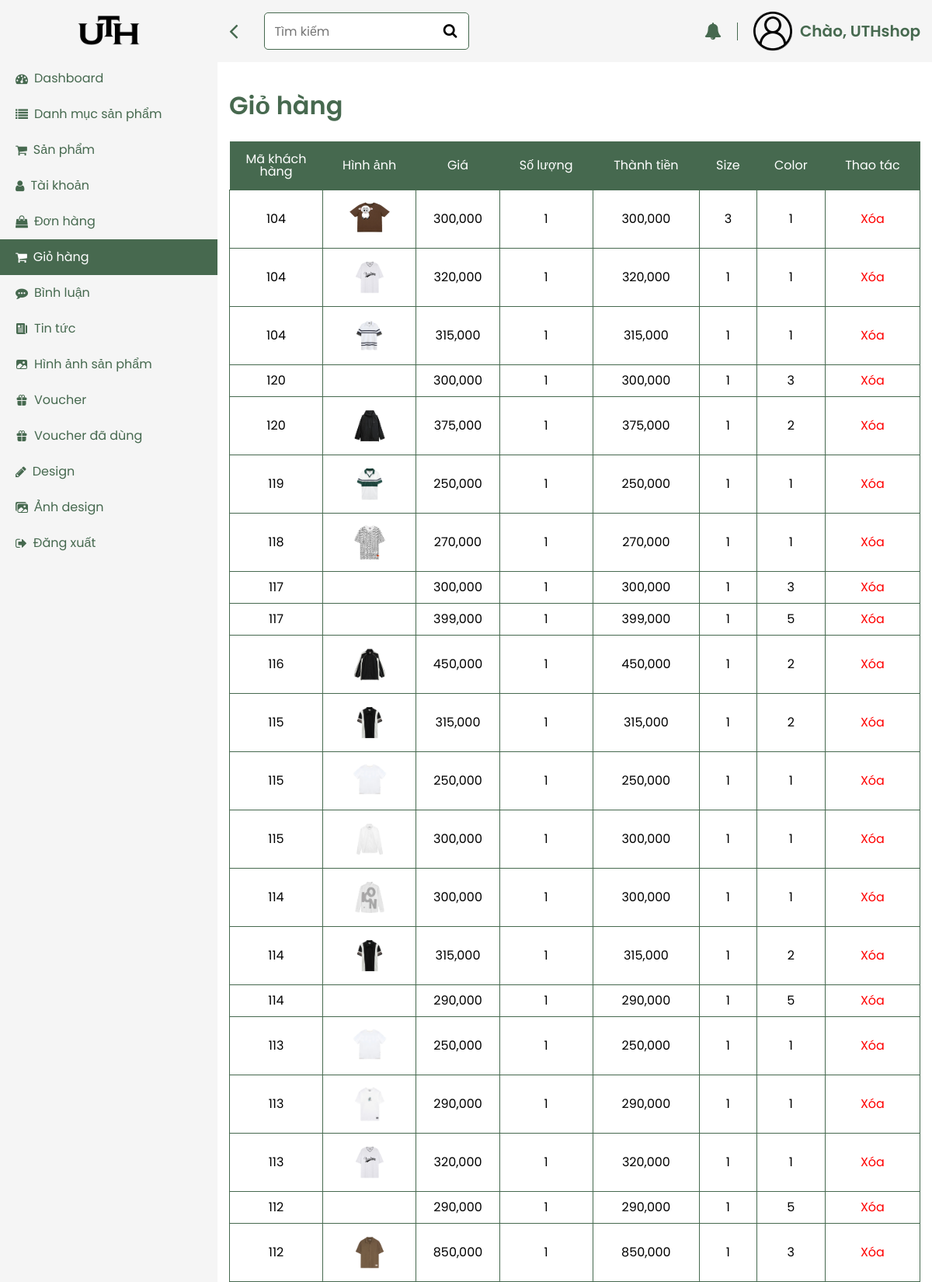
Page /view/admin/index.php?pg=cart (signed in, upper part) on the committed database.
### tables this page shows
CREATE TABLE `cart` (
  `id` int(10) NOT NULL,
  `id_user` int(6) NOT NULL,
  `id_donhang` int(5) NOT NULL DEFAULT 1,
  `id_product` int(5) NOT NULL,
  `soluong` int(6) NOT NULL,
  `price` double(10,2) NOT NULL,
  `thanhtien` double(10,2) NOT NULL,
  `img` varchar(100) NOT NULL,
  `id_size` int(3) NOT NULL,
  `id_color` int(3) NOT NULL,
  `product_design` tinyint(1) NOT NULL DEFAULT 0,
  `id_product_design` int(8) NOT NULL
);

### model/connectdb.php (called while the page is built, shortened)
<?php
function pdo_get_connection(){
   $dburl = "mysql:host=localhost;dbname=zstyle;charset=utf8";
   $username = 'root';
   $password = '';
   $conn = new PDO($dburl, $username, $password);
   $conn->setAttribute(PDO::ATTR_ERRMODE, PDO::ERRMODE_EXCEPTION);
   return $conn;
}
function pdo_query($sql){
   $sql_args = array_slice(func_get_args(), 1);
   try{
       $conn = pdo_get_connection();
       $stmt = $conn->prepare($sql);
       $stmt->execute($sql_args);
       $rows = $stmt->fetchAll();
       return $rows;
   }
   catch(PDOException $e){
       throw $e;
   }
   finally{
       unset($conn);
   }
}
?>

### model/cart.php (called while the page is built, shortened)
<?php
     function getcarttable($limit = 100000){
        $sql = "SELECT * FROM cart ORDER BY id DESC limit " . $limit;
        return pdo_query($sql);
    }
?>

### view/admin/cart.php (the view, shortened to what this page needs)
<?php
$html_cart = '';
foreach ($cart as $item) {
    extract($item);
    if (check_img_admin($img) == '') {
        $img = check_img_admin('user.webp');
    } else {
        $img = check_img_admin($img);
    }
    $html_cart .= '<tr>
        <td>' . $id_user . '</td>
        <td >' . $img . '</td>
        <td>' . number_format($price, 0, '.', ',') . '</td>
        <td>' . $soluong . '</td>
        <td>' . number_format($thanhtien, 0, '.', ',') . '</td>
        <td>' . $id_size . '</td>
        <td>' . $id_color . '</td>
        <td>
            <a href="index.php?pg=delcart&id=' . $id . '" class="del" style="padding: 0px">Xóa</a>
        </td>
        </tr>';
    $img = '';
    $price = '';
    $soluong = '';
    $thanhtien = '';
    $img = 'user.webp';
}
?>
<div class="main">
        <div class="header-main">
          <div class="header-left">
            <div class="header-bar">
              <i class="fa fa-angle-left icon-bar" aria-hidden="true"></i>
            </div>
            <form action="index.php?pg=cart" method="post" class="header-form">
              <div class="header-input">
                <input name="keywordcart" type="text" placeholder="Tìm kiếm " />
                <div class="header-input-icon">
                  <button name="searchcart"><i class="fa fa-search" aria-hidden="true"></i></button>
                </div>
              </div>
            </form>
          </div>
          <div class="header-right">
            <div class="header-bell">
              <i class="fa fa-bell" aria-hidden="true"></i>
            </div>
            <div class="header-auth">
              <div class="header-avatar">
                <img src="../layout/assets/images/avatar.png" alt="" />
              </div>
              <div class="header-name">Chào, UTHshop</div>
            </div>
          </div>
        </div>
        <div class="dashboard">
          <div class="container">
<div class="dashboard-content"
    data-tab="6">
    <div class="dashboard-heading">
        <h2 class="title-primary">Giỏ
            hàng</h2>
    </div>
    <table class="product">
        <thead>
            <tr>
                <th>Mã khách hàng</th>
                <th>Hình ảnh</th>
                <th>Giá</th>
                <th>Số lượng</th>
                <th>Thành tiền</th>
                <th>Size</th>
                <th>Color</th>
                <th>Thao tác</th>
            </tr>
        </thead>
        <tbody>
            <?= $html_cart; ?>
        </tbody>
    </table>
</div>

### model/product.php (shortened to what this page needs)
<?php
   function check_img_admin($img){
      if(is_array($img)){
         $html_img='';
         foreach ($img as $item) {
            $hinh=PATH_IMG_ADMIN.$item;
            if(is_file($hinh)){
               $html_img.= '<img src="'.$hinh.'">';
            }else{
               $html_img.= '';
            }
         }
         return $html_img;
      }else{
         $hinh=PATH_IMG_ADMIN.$img;
         if(is_file($hinh)){
            return '<img src="'.$hinh.'">';
         }else{
            return '';
         }
      }
   }
?>

### view/layout/assets/css/admin.css (style rules this page uses)
*, *:before, *:after { box-sizing: border-box; }
* { margin: 0; padding: 0; font: inherit; list-style: none; text-decoration: none; }
:root { --primary-color: #47694f; --white: #ffffff; --bg: #799881; --font: "Poppins", sans-serif; --black: #000; --text-heading: #46694f; --bg-footer: #222222; --red: #f00; --hover: #80b885; }
img, picture, svg, video { display: block; max-width: 100%; }
input, select, textarea { background-color: transparent; outline: none; }
button { cursor: pointer; background-color: transparent; outline: none; border: 0; }
body { min-height: 100vh; font-weight: 400; font-size: 16px; line-height: 1; font-family: var(--font); font-size: 16px; }
.container { max-width: 1330px; margin: 0 auto; padding: 0 15px; }
.header-main { display: flex; justify-content: space-between; align-items: center; }
.header-left { display: flex; justify-content: space-between; align-items: center; gap: 34px; }
.header-form { margin-right: 180px; width: 280px; padding-right: 16px; }
.header-input { position: relative; }
.header-input input { width: 100%; height: 48px; border-radius: 5px; border: 1px solid #46694f; padding: 6px 48px 6px 12px; background-color: var(--white); }
.header-input-icon { position: absolute; right: 0; top: 0; padding-right: 16px; font-size: 19px; line-height: 48px; }
.header-bar { cursor: pointer; font-size: 32px; color: var(--text-heading); }
.header-right { display: flex; justify-content: space-between; align-items: center; gap: 20px; }
.header-bell { color: var(--text-heading); padding-right: 20px; font-size: 22px; border-right: 1px solid var(--text-heading); }
.header-auth { display: flex; gap: 10px; align-items: center; }
.header-name { color: var(--text-heading); font-size: 20px; font-weight: 600; }
.dashboard { position: relative; padding: 40px 0; }
.main { position: absolute; width: calc(100% - 280px); left: 280px; min-height: 100vh; transition: 0.2s linear; }
.header-main { background-color: #f5f5f5; padding: 15px; }
.dashboard-content { min-height: 100vh; }
.dashboard-heading { display: flex; justify-content: space-between; align-items: center; }
.title-primary { font-size: 32px; color: var(--primary-color); font-weight: 600; }
td img { height: 50px; width: auto; object-fit: contain; }
.del { color: red; padding-left: 16px; }
.product { width: 100%; border-collapse: collapse; caption-side: bottom; margin-top: 30px; }
.product thead tr th { padding: 15px; color: var(--white); background-color: var(--text-heading); text-align: left; border: #000; text-align: center; }
.product thead tr th:nth-child(1) { width: 120px; }
.product tbody tr td { padding: 12px; text-align: center; border: 1px solid var(--text-heading); }
.product tbody tr td img:nth-child(1) { width: 100%; }

### rows in the picture
cart: id_user "104", img (picture), price "300,000", soluong "1", thanhtien "300,000", id_size "3", id_color "1"
cart: id_user "104", img (picture), price "320,000", soluong "1", thanhtien "320,000", id_size "1", id_color "1"
cart: id_user "104", img (picture), price "315,000", soluong "1", thanhtien "315,000", id_size "1", id_color "1"
cart: id_user "120", price "300,000", soluong "1", thanhtien "300,000", id_size "1", id_color "3"
cart: id_user "120", img (picture), price "375,000", soluong "1", thanhtien "375,000", id_size "1", id_color "2"
cart: id_user "119", img (picture), price "250,000", soluong "1", thanhtien "250,000", id_size "1", id_color "1"
cart: id_user "118", img (picture), price "270,000", soluong "1", thanhtien "270,000", id_size "1", id_color "1"
cart: id_user "117", price "300,000", soluong "1", thanhtien "300,000", id_size "1", id_color "3"
cart: id_user "117", price "399,000", soluong "1", thanhtien "399,000", id_size "1", id_color "5"
cart: id_user "116", img (picture), price "450,000", soluong "1", thanhtien "450,000", id_size "1", id_color "2"
cart: id_user "115", img (picture), price "315,000", soluong "1", thanhtien "315,000", id_size "1", id_color "2"
cart: id_user "115", img (picture), price "250,000", soluong "1", thanhtien "250,000", id_size "1", id_color "1"
cart: id_user "115", img (picture), price "300,000", soluong "1", thanhtien "300,000", id_size "1", id_color "1"
cart: id_user "114", img (picture), price "300,000", soluong "1", thanhtien "300,000", id_size "1", id_color "1"
cart: id_user "114", img (picture), price "315,000", soluong "1", thanhtien "315,000", id_size "1", id_color "2"
cart: id_user "114", price "290,000", soluong "1", thanhtien "290,000", id_size "1", id_color "5"
cart: id_user "113", img (picture), price "250,000", soluong "1", thanhtien "250,000", id_size "1", id_color "1"
cart: id_user "113", img (picture), price "290,000", soluong "1", thanhtien "290,000", id_size "1", id_color "1"
cart: id_user "113", img (picture), price "320,000", soluong "1", thanhtien "320,000", id_size "1", id_color "1"
cart: id_user "112", price "290,000", soluong "1", thanhtien "290,000", id_size "1", id_color "5"
cart: id_user "112", img (picture), price "850,000", soluong "1", thanhtien "850,000", id_size "1", id_color "3"
